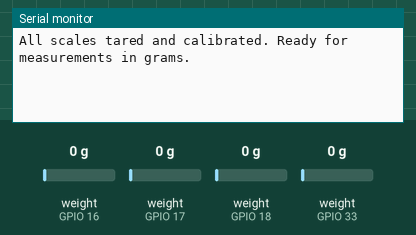
A sketch run on a simulated ESP32. Parts: the last lines printed to the serial monitor. The test bench sets the inputs (shaded band); at power-on: weight on the scale (sensors on GPIO 16, GPIO 17, GPIO 18, GPIO 33) 0 g.

Above: at 5.2 s.
5.3 s: weight on the scale (sensor on GPIO 16) set to 100 g
At 5.3 s:
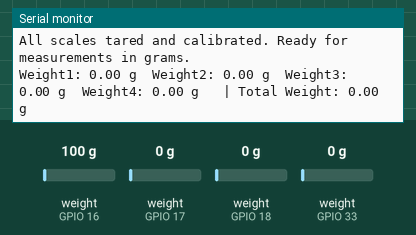
7.4 s: weight on the scale (sensor on GPIO 17) set to 100 g
At 9.2 s:
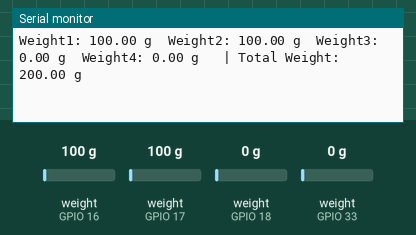
9.5 s: weight on the scale (sensor on GPIO 18) set to 100 g
At 10.7 s:
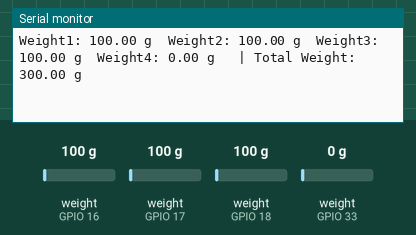
11.6 s: weight on the scale (sensor on GPIO 33) set to 100 g
At 13.3 s:
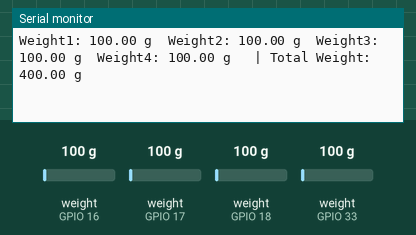
13.7 s: weight on the scale (sensor on GPIO 16) set to 1250 g
At 14.7 s:
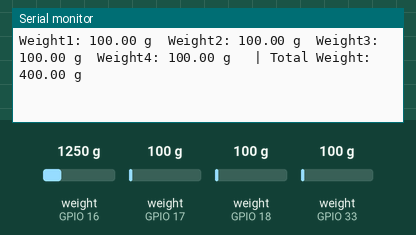
15.8 s: weight on the scale (sensor on GPIO 17) set to 1250 g
At 17.5 s:
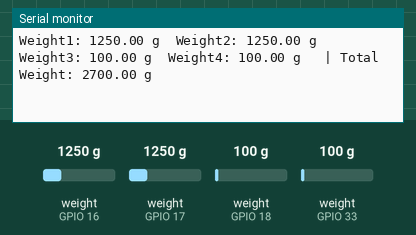
Timing chart, 0 to 18.9 s (numbered marks = the images above; inputs shaded):
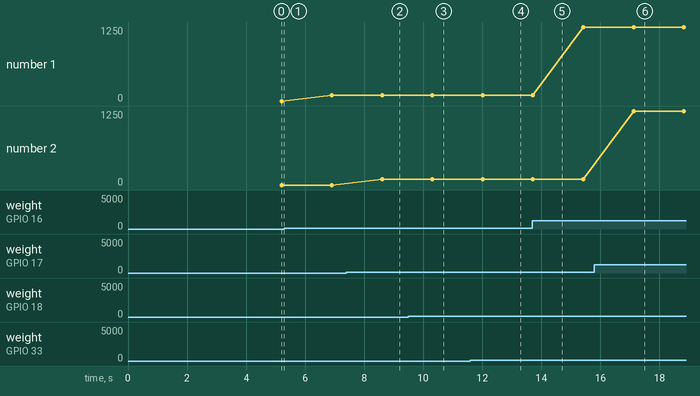

The sketch:

sketch_may21a.ino
```cpp
#include "HX711.h"

#define SCK 5
#define DT1 16
#define DT2 17
#define DT3 18
#define DT4 33

HX711 scale1;
HX711 scale2;
HX711 scale3;
HX711 scale4;

// calibration factors
// reading over known mass
#define SCALE_FACTOR_1 427.772
#define SCALE_FACTOR_2 422.633
#define SCALE_FACTOR_3 428.811
#define SCALE_FACTOR_4 445.3465

void setup() {
  Serial.begin(115200);

  scale1.begin(DT1, SCK);
  scale2.begin(DT2, SCK);
  scale3.begin(DT3, SCK);
  scale4.begin(DT4, SCK);

  while (!scale1.is_ready() || !scale2.is_ready() || !scale3.is_ready() || !scale4.is_ready()) {
    Serial.println("Waiting for HX711 modules...");
    delay(500);
  }

  scale1.tare();
  scale2.tare();
  scale3.tare();
  scale4.tare();

  scale1.set_scale(SCALE_FACTOR_1); // reading over known mass
  scale2.set_scale(SCALE_FACTOR_2);
  scale3.set_scale(SCALE_FACTOR_3);
  scale4.set_scale(SCALE_FACTOR_4);


  Serial.println("All scales tared and calibrated. Ready for measurements in grams.");

}

void loop() {
  float weight1 = scale1.get_units(3);
  float weight2 = scale2.get_units(3);
  float weight3 = scale3.get_units(3);
  float weight4 = scale4.get_units(3);

  float totalWeight = weight1 + weight2 + weight3 + weight4;

  Serial.print("Weight1: "); Serial.print(weight1, 2); Serial.print(" g\t");
  Serial.print("Weight2: "); Serial.print(weight2, 2); Serial.print(" g\t");
  Serial.print("Weight3: "); Serial.print(weight3, 2); Serial.print(" g\t");
  Serial.print("Weight4: "); Serial.print(weight4, 2); Serial.print(" g\t");

  Serial.print(" | Total Weight: ");
  Serial.print(totalWeight, 2);
  Serial.println(" g");

  delay(500);
}
```

Measured:
- after the input at 7.4 s, the serial monitor: prints a new line after 1.2 s (image 2)
- after the input at 9.5 s, the serial monitor: prints a new line after 0.81 s (image 3)
- after the input at 11.6 s, the serial monitor: prints a new line after 0.41 s (image 4)
- after the input at 15.8 s, the serial monitor: prints a new line after 1.3 s (image 6)
- plotted number 1: 0 → 100 after the input at 5.3 s, 100 → 1250 after the input at 13.7 s
